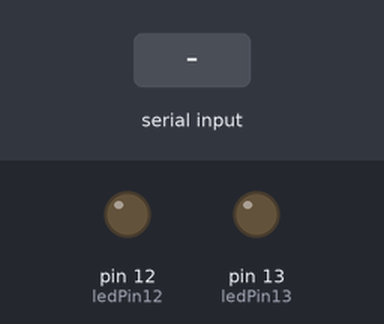
The sketch below on a simulated Arduino Uno, built with avr-gcc and run on an emulated ATmega328P. On the bench: output pins drawn as LEDs (lit = HIGH). The inputs (shaded band) are chosen by the test bench.

Above: at 1.2 s.
1.3 s: "0" received over Serial
At 1.7 s:
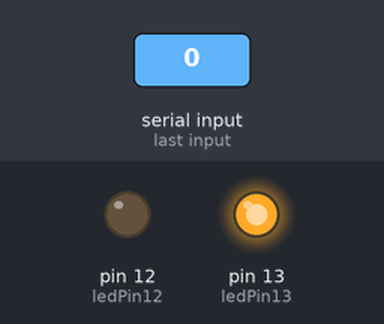
2.8 s: "2" received over Serial
At 4.0 s:
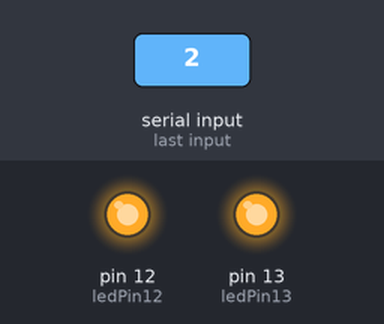
4.3 s: "1" received over Serial
At 5.2 s:
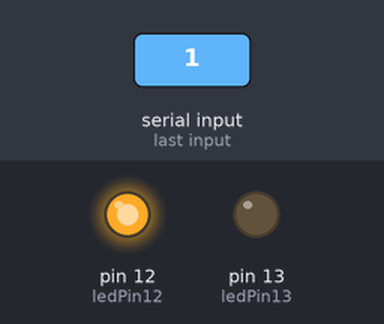
5.8 s: "3" received over Serial
At 6.3 s:
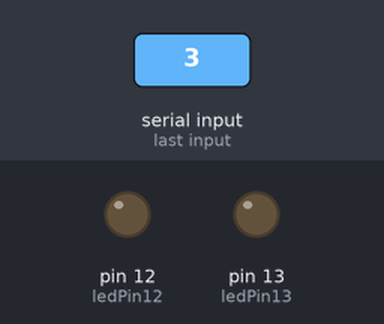
Timing chart, 0 to 8.3 s (numbered marks = the images above; inputs shaded):
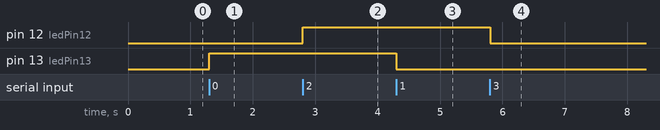

Measured:
- after the input at 1.3 s, pin 13 (ledPin13): LOW → HIGH at once
- after the input at 2.8 s, pin 12 (ledPin12): LOW → HIGH at once
- after the input at 4.3 s, pin 13 (ledPin13): HIGH → LOW at once
- after the input at 5.8 s, pin 12 (ledPin12): HIGH → LOW at once

The sketch:

SerialLEDComm.pde
```cpp
/*
  Physical Pixel

  created 2006
  by David A. Mellis
  modified 14 Apr 2009
  by Tom Igoe and Scott Fitzgerald
  http://www.arduino.cc/en/Tutorial/PhysicalPixel

  CODE CHANGED AND UPDATED FOR PERSONAL USE BY JEREMIAH M DUKE 7-19-2009
  YOU ARE FREE TO USE THIS SOFTWARE AS LONG AS YOU KEEP ALL OF THE ABOVE INTACT.
  I AM NOT THE ORIGINAL CREATOR OF THIS SOFTWARE.

  */
 int ledPin13 = 13; // the pin that the green LED is attached to
 int ledPin12 = 12; // the pin that the red LED is attached to
 int incomingByte;      // a variable to read incoming serial data into
 void setup() {

   Serial.begin(9600); // initialize serial communication

   pinMode(ledPin13, OUTPUT);  // initialize the green LED pin as an output
   pinMode(ledPin12, OUTPUT);  // initialize the red LED pin as an output
 }
 void loop() {
   // see if there's incoming serial data:
   if (Serial.available() > 0) {

     incomingByte = Serial.read(); // read the oldest byte in the serial buffer
//Preform the code to switch on or off the leds
    if (incomingByte == '0') {
    digitalWrite(ledPin13, HIGH); //If the serial data is 0 turn red LED on
  }
   if (incomingByte == '1') {
   digitalWrite(ledPin13, LOW); //If the serial data is 1 turn red LED off
 }

     if (incomingByte == '2') {
    digitalWrite(ledPin12, HIGH); //If the serial data is 2 turn green LED on
  }
   if (incomingByte == '3') {
   digitalWrite(ledPin12, LOW); //If the serial data is 3 turn green LED off
 }

   }
 }
```
